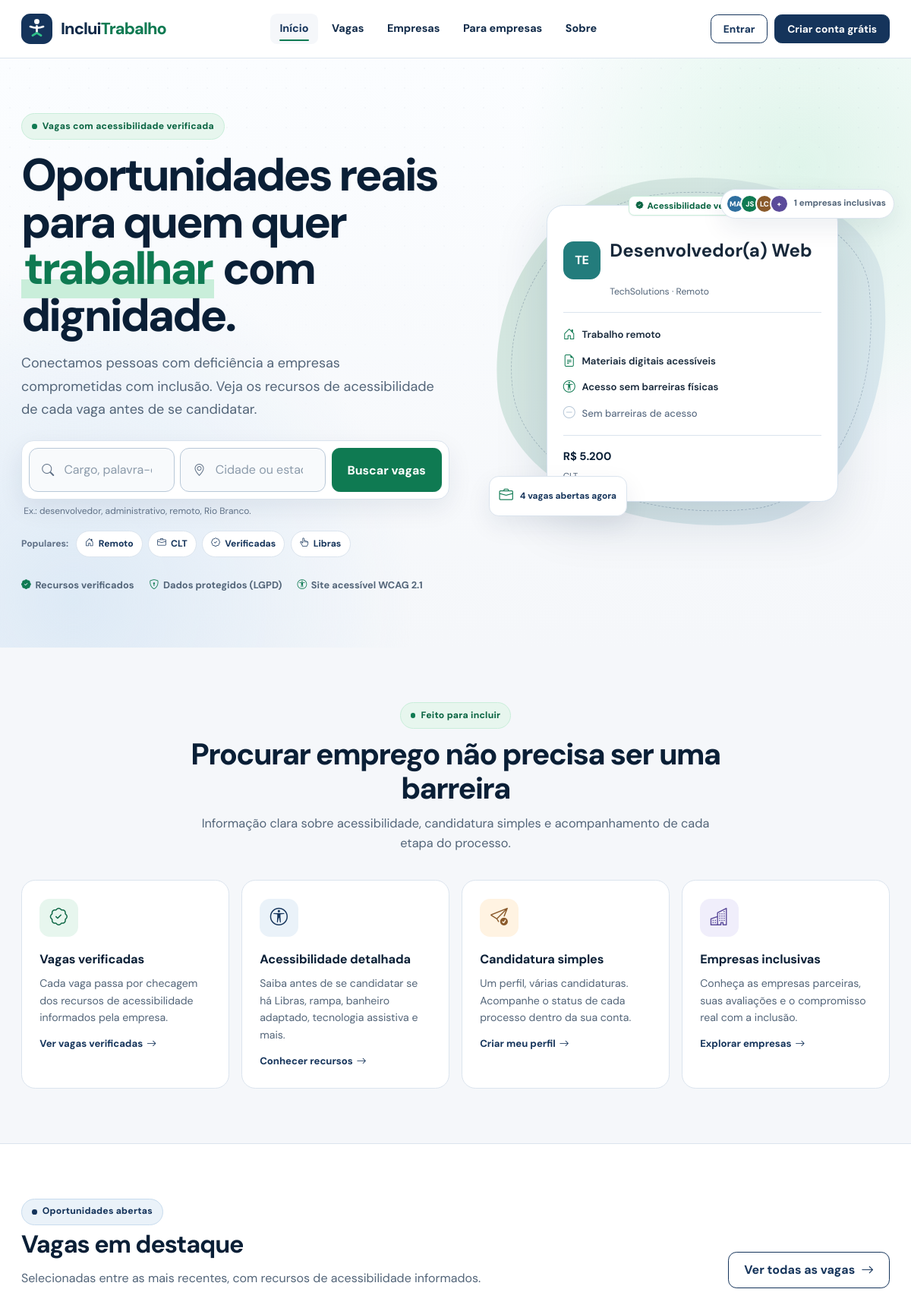
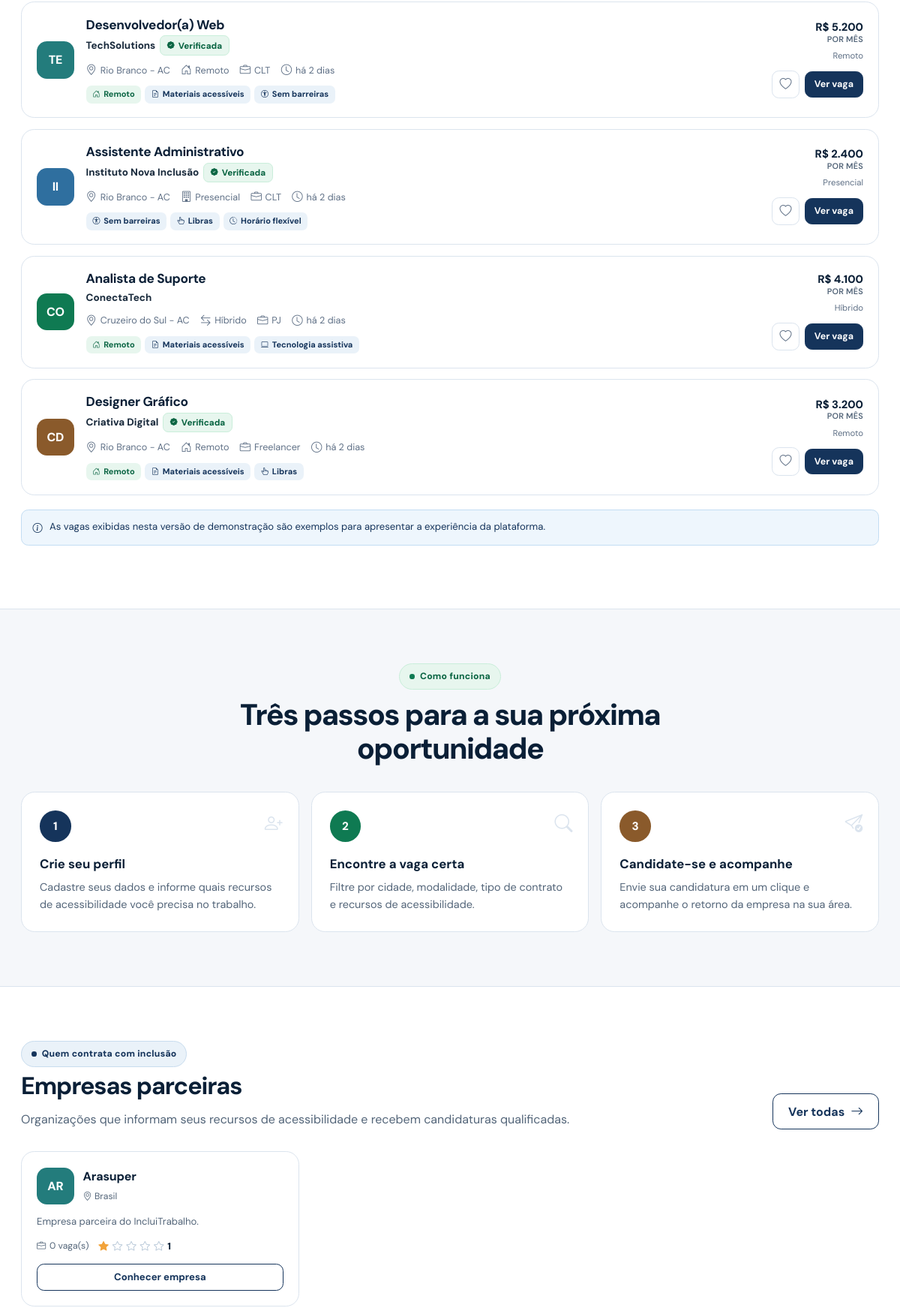
The page / (upper part) on the database its author committed (2 pictures, top to bottom).
### tables this page shows
CREATE TABLE `empresa` (
  `id` int(11) NOT NULL,
  `nome` varchar(255) NOT NULL,
  `email` varchar(255) NOT NULL,
  `senha` varchar(255) NOT NULL,
  `telefone` varchar(255) NOT NULL,
  `cidade` varchar(180) DEFAULT NULL,
  `areaAtuacao` varchar(120) DEFAULT NULL,
  `descricao` text DEFAULT NULL,
  `site` varchar(255) DEFAULT NULL
);

### index.php (the view, shortened to what the rows shown need)
<?php
require_once __DIR__ . '/includes/config.php';
require_once __DIR__ . '/includes/dados.php';
require_once __DIR__ . '/includes/dados_empresas.php';
require_once __DIR__ . '/includes/componentes.php';
$vagasDestaque = array_slice(vagas_listar(['ordem' => 'recentes']), 0, 4);
$empresas = empresas_destaque(3);
require __DIR__ . '/includes/head.php';
require __DIR__ . '/includes/cabecalho.php';
?>
<main id="conteudo">
  <section class="hero">
    <div class="container hero-grid">
      <div class="hero-copy">
        <h1>Oportunidades reais para quem quer <em>trabalhar</em> com dignidade.</h1>
      </div>
      <div class="hero-art" aria-hidden="true">
        <?php if ($vagasDestaque): $preview = $vagasDestaque[0]; ?>
        <div class="preview-card">
          <div class="preview-head">
            <div>
              <h2><?= e($preview['titulo']) ?></h2>
            </div>
          </div>
        </div>
        <?php endif; ?>
      </div>
    </div>
  </section>
  <section class="section">
    <div class="container">
      <div class="section-heading">
        <h2>Procurar emprego não precisa ser uma barreira</h2>
      </div>
    </div>
  </section>
  <section class="section section-soft" id="vagas-destaque">
    <div class="container">
      <div class="section-head">
        <div>
          <h2>Vagas em destaque</h2>
        </div>
      </div>
    </div>
  </section>
  <section class="section" id="como-funciona">
    <div class="container">
      <div class="section-heading">
        <h2>Três passos para a sua próxima oportunidade</h2>
      </div>
    </div>
  </section>
  <section class="section section-soft">
    <div class="container">
      <div class="section-head">
        <div>
          <h2>Empresas parceiras</h2>
        </div>
      </div>
      <div class="company-grid">
        <?php foreach ($empresas as $empresa): ?>
          <article class="company-card">
            <div class="company-card-head">
              <span class="company-avatar <?= e(avatar_classe($empresa['id'])) ?>" aria-hidden="true"><?= e(iniciais($empresa['nome'])) ?></span>
              <div>
                <h2><?= e($empresa['nome']) ?></h2>
                <small><i class="bi bi-geo-alt" aria-hidden="true"></i> <?= e($empresa['cidade'] ?: 'Brasil') ?></small>
              </div>
            </div>
            <p><?= e(resumir($empresa['descricao'] ?: 'Empresa parceira do IncluiTrabalho.', 120)) ?></p>
            <div class="meta-row">
              <span><i class="bi bi-briefcase" aria-hidden="true"></i> <?= (int) $empresa['totalVagas'] ?> vaga(s)</span>
              <?php if ($empresa['totalAvaliacoes'] > 0): ?>
                <span class="rating"><?= estrelas($empresa['media'], 'Nota ' . $empresa['media'] . ' de 5') ?> <?= e($empresa['media']) ?></span>
              <?php else: ?>
                <span><i class="bi bi-star" aria-hidden="true"></i> Sem avaliações</span>
              <?php endif; ?>
            </div>
            <a class="btn btn-outline btn-sm" href="<?= e($base) ?>empresa.php?id=<?= (int) $empresa['id'] ?>">Conhecer empresa</a>
          </article>
        <?php endforeach; ?>
      </div>
    </div>
  </section>
</main>
<?php require __DIR__ . '/includes/rodape.php'; ?>

### includes/componentes.php (shortened to what the rows shown need)
<?php
require_once __DIR__ . '/config.php';
require_once __DIR__ . '/dados.php';
function avatar_empresa(array $vaga, string $classeExtra = ''): string
{
    $nome = (string) ($vaga['empresaNome'] ?? 'Empresa');
    $id = (int) ($vaga['empresaId'] ?? 0);
    return '<span class="company-avatar ' . e(avatar_classe($id)) . ' ' . e($classeExtra) . '" aria-hidden="true">'
        . e(iniciais($nome)) . '</span>';
}
function estrelas($nota, string $rotulo = ''): string
{
    $nota = (float) $nota;
    $html = '<span class="stars" aria-hidden="true">';
    for ($i = 1; $i <= 5; $i++) {
        if ($nota >= $i - 0.25) {
            $html .= '<i class="bi bi-star-fill"></i>';
        } elseif ($nota >= $i - 0.75) {
            $html .= '<i class="bi bi-star-half"></i>';
        } else {
            $html .= '<i class="bi bi-star"></i>';
        }
    }
    $html .= '</span>';
    if ($rotulo !== '') {
        $html .= '<span class="sr-only">' . e($rotulo) . '</span>';
    }
    return $html;
}
function vaga_card(array $vaga, array $opcoes = []): string
{
    $base = $GLOBALS['base'] ?? '';
    $salvas = $opcoes['salvas'] ?? [];
    $mostrarSalvar = $opcoes['mostrar_salvar'] ?? true;
    $compacto = $opcoes['compacto'] ?? false;
    $id = (int) $vaga['id'];
    $url = $base . 'vaga.php?id=' . $id;
    $recursos = $vaga['recursos'] ?? [];
    $fechada = ($vaga['status'] ?? 'Aberta') !== 'Aberta';
    $salva = in_array($id, array_map('intval', $salvas), true);
    $html = '<article class="job-card' . ($fechada ? ' is-closed' : '') . '">';
    $html .= avatar_empresa($vaga);
    $html .= '<div class="job-main">';
    $html .= '<h3 class="job-title"><a href="' . e($url) . '">' . e($vaga['titulo'] ?? 'Vaga') . '</a></h3>';
    $html .= '<p class="job-company"><strong>' . e($vaga['empresaNome'] ?? 'Empresa') . '</strong>';
    if (!empty($vaga['verificada'])) {
        $html .= ' <span class="badge badge-verified"><i class="bi bi-patch-check-fill" aria-hidden="true"></i> Verificada</span>';
    }
    $html .= '</p>';
    $html .= '<p class="job-meta">';
    if (!empty($vaga['localizacao'])) {
        $html .= '<span><i class="bi bi-geo-alt" aria-hidden="true"></i>' . e($vaga['localizacao']) . '</span>';
    }
    if (!empty($vaga['modalidade'])) {
        $html .= '<span><i class="bi ' . e(modalidade_icone($vaga['modalidade'])) . '" aria-hidden="true"></i>' . e($vaga['modalidade']) . '</span>';
    }
    if (!empty($vaga['tipoContrato'])) {
        $html .= '<span><i class="bi bi-briefcase" aria-hidden="true"></i>' . e($vaga['tipoContrato']) . '</span>';
    }
    if (!$compacto) {
        $html .= '<span><i class="bi bi-clock" aria-hidden="true"></i>' . e(tempo_relativo($vaga['dataPublicacao'] ?? null)) . '</span>';
    }
    $html .= '</p>';
    if (!$compacto && $recursos) {
        $html .= '<div class="job-tags">';
        foreach (array_slice($recursos, 0, 4) as $recurso) {
            $html .= '<span class="pill' . ($recurso === 'Trabalho remoto' ? ' pill-green' : '') . '"><i class="bi ' . e(recurso_icone($recurso)) . '" aria-hidden="true"></i>' . e(recurso_curto($recurso)) . '</span>';
        }
        $html .= '</div>';
    }
    $html .= '</div>';
    $html .= '<div class="job-side">';
    $html .= '<span class="job-salary">' . e(formatar_salario($vaga['salario'] ?? null));
    if (!empty($vaga['salario'])) {
        $html .= '<small>por mês</small>';
    }
    $html .= '</span>';
    if (!$compacto) {
        $html .= '<span class="job-posted">' . e(ucfirst($vaga['modalidade'] ?? '')) . '</span>';
    }
    if (!$compacto) {
        $html .= '<div class="job-actions">';
        if ($mostrarSalvar) {
            $html .= '<button class="save-btn' . ($salva ? ' is-saved' : '') . '" type="button"'
                . ' data-salvar-vaga="' . $id . '"'
                . ' aria-pressed="' . ($salva ? 'true' : 'false') . '"'
                . ' aria-label="' . ($salva ? 'Remover vaga dos favoritos' : 'Salvar vaga nos favoritos') . '">'
                . '<i class="bi ' . ($salva ? 'bi-heart-fill' : 'bi-heart') . '" aria-hidden="true"></i></button>';
        }
        $html .= '<a class="btn btn-sm" href="' . e($url) . '">Ver vaga</a>';
        $html .= '</div>';
    }
    $html .= '</div></article>';
    return $html;
}

### rows shown on the page
empresa: nome "AR", nome "Arasuper", cidade "Brasil", descricao "Empresa parceira do IncluiTrabalho.", totalVagas "0", media "1"

### other values the page prints
iniciais($nome) "TE"
$preview['titulo'] "Desenvolvedor(a) Web"
$preview['empresaNome'] "TechSolutions"
$preview['modalidade'] "Remoto"
$recurso "Trabalho remoto"
$recurso "Materiais digitais acessíveis"
$recurso "Acesso sem barreiras físicas"
formatar_salario($preview['salario']) "R$ 5.200"
$estatisticas['vagas'] "4"
$estatisticas['empresas'] "1"
$vaga['titulo'] "Desenvolvedor(a) Web"
$vaga['empresaNome'] "TechSolutions"
$vaga['localizacao'] "Rio Branco - AC"
$vaga['modalidade'] "Remoto"
$vaga['tipoContrato'] "CLT"
